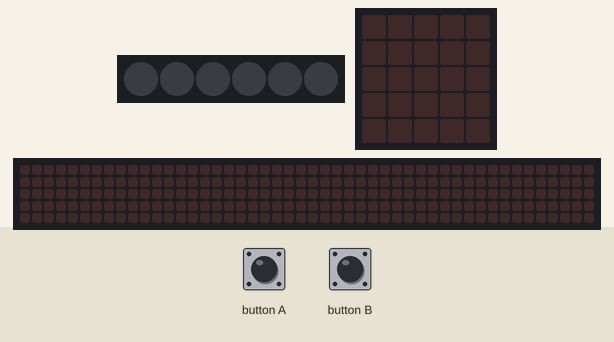
Recording of a program running on a simulated BBC micro:bit (MakeCode). On the bench: 6 RGB LEDs in strip order, left to right, the board's 5×5 LED display, a strip that is not on the board, showing the scrolling text unrolled. The test bench sets the inputs (shaded band). Dim RGB values are drawn brighter than linear; random numbers come from a fixed seed; the 48×5 strip is a reading aid, not a part: it shows the text the display is scrolling, unrolled, one strip-width of it at a time.

Above: at 1.2 s.
1.3 s: button B pressed for 0.15 s
At 4.0 s:
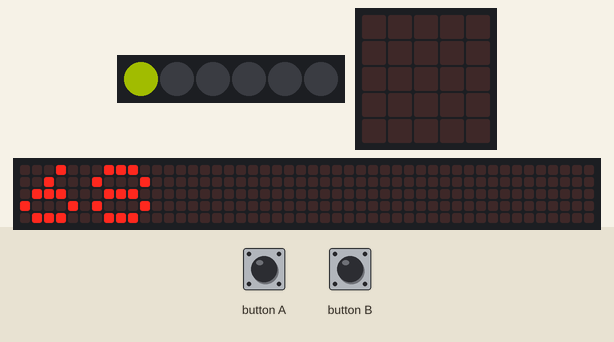
4.3 s: button A pressed for 0.15 s
At 4.8 s:
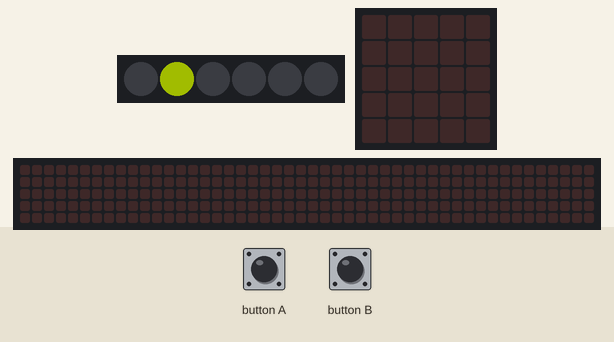
7.4 s: button B pressed for 0.15 s
At 7.62 s:
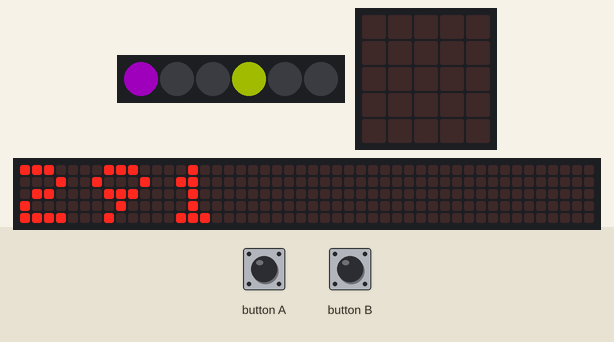
10.5 s: button B pressed 2 times (0.12 s each, 0.3 s apart)
At 14.0 s:
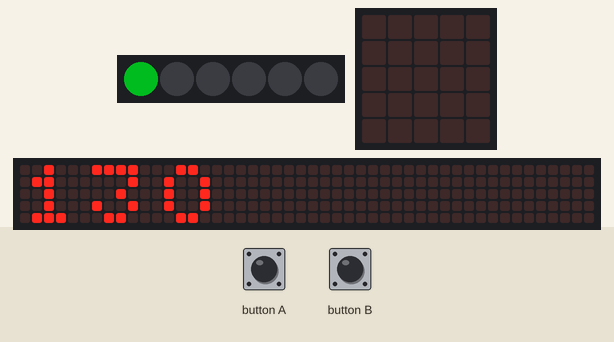
14.1 s: button A pressed for 0.15 s
At 17.12 s:
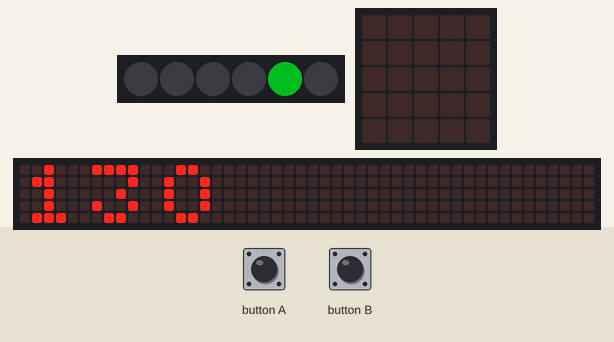
17.2 s: button B pressed for 0.15 s
At 19.92 s:
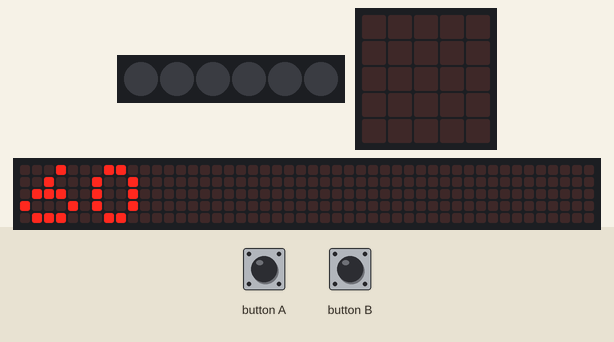
Timing chart, 0 to 21.3 s (numbered marks = the images above; inputs shaded):
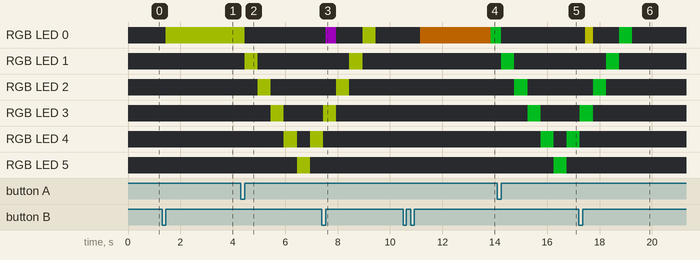

The program:

main.ts
```typescript
input.onButtonPressed(Button.A, function () {
    for (let index = 0; index <= 4; index++) {
        strip.shift(1)
        strip.show()
        basic.pause(500)
    }
    for (let index = 0; index <= 4; index++) {
        strip.shift(-1)
        strip.show()
        basic.pause(500)
    }
    strip.showColor(neopixel.colors(NeoPixelColors.Black))
})
input.onButtonPressed(Button.B, function () {
    Color = randint(0, 360)
    strip.setPixelColor(0, neopixel.hsl(Color, 100, 30))
    strip.show()
    basic.showNumber(Color)
})
let Color = 0
let strip: neopixel.Strip = null
strip = neopixel.create(DigitalPin.P0, 6, NeoPixelMode.RGB)
```

test.ts
```typescript
// les tests vont ici ; cela ne sera pas compilé si ce paquet est utilisé en tant qu'extension.
```

Measured:
- after the input at 1.3 s, RGB LED 0: off → RGB(65, 76, 0) after 0.15 s; the display: changes after 0.15 s (image 1)
- after the input at 4.3 s, RGB LED 0: RGB(65, 76, 0) → off after 0.15 s; RGB LED 1: off → RGB(65, 76, 0) after 0.15 s, → off 0.50 s later
- what the display in image 2 shows lasts 0.5 s, from 4.5 s to 5.0 s
- what the display in image 6 shows lasts 0.5 s, from 19.7 s to 20.2 s
